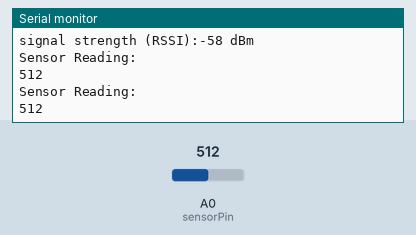
A sketch run on a simulated ESP8266 (NodeMCU). Shown: the last lines printed to the serial monitor. Inputs (shaded band) come from the test bench; at power-on: A0 (sensorPin) = 512. WiFi joins after 1.5 s; servers stay silent unless stated; uploads are accepted with an empty reply.

Above: at 3.2 s.
3.3 s: A0 (sensorPin) set to 716
At 4.5 s:
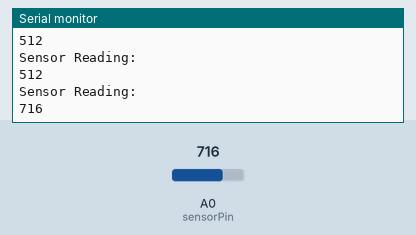
4.8 s: A0 (sensorPin) set to 900
At 10.17 s:
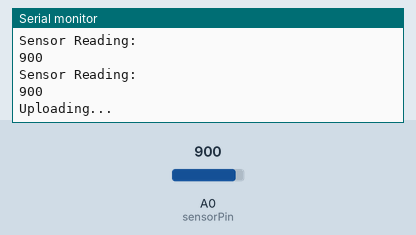
Timing chart, 0 to 11.7 s (numbered marks = the images above; inputs shaded):
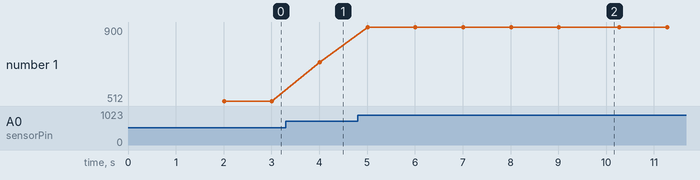

The sketch:

client.ino
```cpp
#include<ESP8266WiFi.h>
//credentials
char ssid[]="Hotspot";
char pass[]="ranjanam";
int status = WL_IDLE_STATUS;
int vib=0;
char server[] = "www.dweet.io";
unsigned long lastConnectionTime = 0;
const unsigned long postingInterval = 10L * 1000L;
int sensorPin = A0;
WiFiClient client;
void setup() {
  // put your setup code here, to run once:
  Serial.begin(115200);
  Serial.print("Attempting to connect to WPA SSID:");
  Serial.println(ssid);
  status=WiFi.begin(ssid,pass);

  while( WiFi.status() != WL_CONNECTED )
  {
    Serial.print(".");
    delay(1000);
  }
  Serial.println("You Are connected to the network");
  printWifiStatus();
}

void loop() {
  // put your main code here, to run repeatedly:
   while (client.available()) {
    char c = client.read();
    Serial.write(c);
  }

 int sensorValue=analogRead(A0);
 Serial.println("Sensor Reading:");
 Serial.println(sensorValue);
 delay(1000);

if(millis()-lastConnectionTime>postingInterval)
{
  Serial.println("Uploading...");
  vib=analogRead(sensorPin);
  httpRequest(sensorValue);
}
}

void httpRequest(int sensorValue)
{
  client.stop();
  if(client.connect(server,80))
  {
    Serial.println("Connecting......");
    client.println("GET /dweet/for/myarduino?vib=" + String(290) + " HTTP/1.1");
    client.println("HOST:freeboard.io");
    client.println("User-Agent:ArduinoWiFi/1.1");
    client.println("Connection:close");
    client.println();

    lastConnectionTime= millis();
  }
  else
  {
    Serial.println("Connection Failed");
  }
}
void printWifiStatus() {
  // print the SSID of the network you're attached to:
  Serial.print("SSID: ");
  Serial.println(WiFi.SSID());

  // print your WiFi shield's IP address:
  IPAddress ip = WiFi.localIP();
  Serial.print("IP Address: ");
  Serial.println(ip);

  // print the received signal strength:
  long rssi = WiFi.RSSI();
  Serial.print("signal strength (RSSI):");
  Serial.print(rssi);
  Serial.println(" dBm");
}
```

Measured:
- after the input at 3.3 s, the serial monitor: prints a new line after 0.71 s (image 1)
- after the input at 4.8 s, the serial monitor: prints a new line after 0.21 s (image 2)
- plotted number 1: 512 → 716 after the input at 3.3 s, 716 → 900 after the input at 4.8 s
